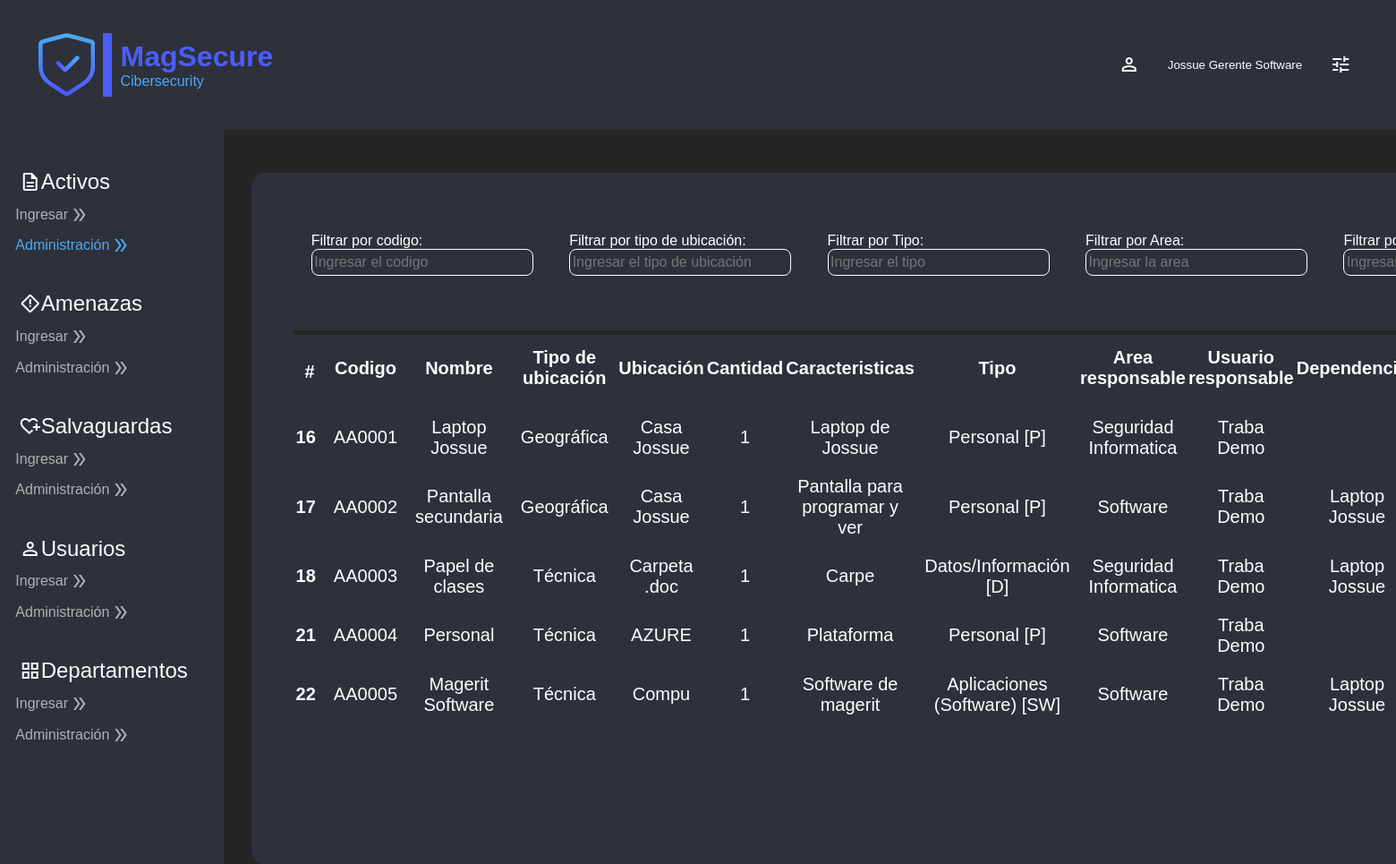
/home/tableAssets/ (signed in), run on an earlier commit of the app's database.
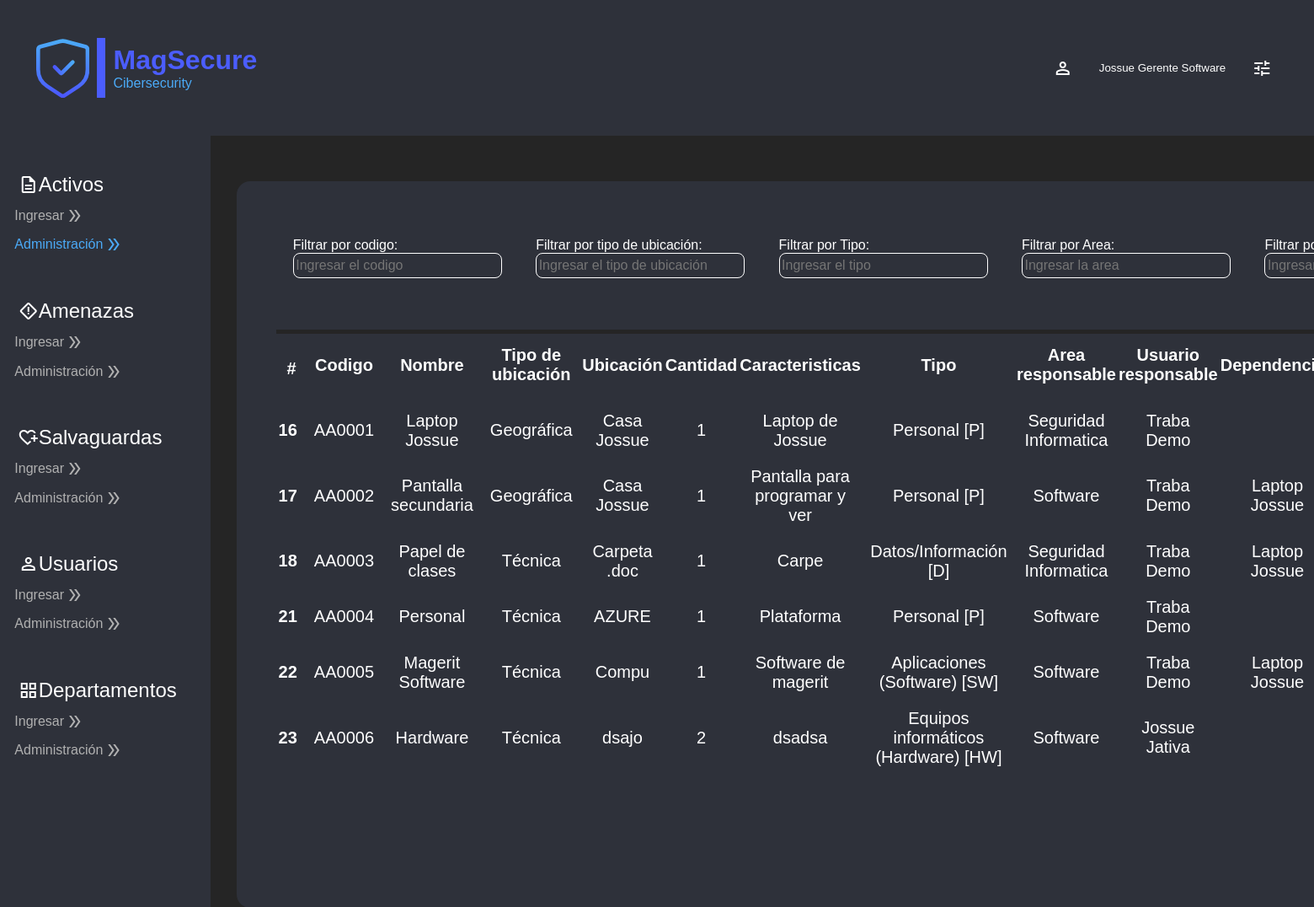
And on a later commit of the database.
### InitialPage/models.py (models this page shows)
class AssetsValue(models.Model):
    cuantityValue = models.IntegerField()
    cualityValue = models.CharField(max_length=15)
    description = models.CharField(max_length=15)
    dimentionValue = models.CharField(max_length=20)
    asset = models.ForeignKey(Assets, on_delete=models.CASCADE, null=True)

class Assets(models.Model):
    code = models.CharField(max_length=5)
    name = models.TextField(max_length=20)
    ubicationType = models.CharField(max_length=20)
    ubication = models.CharField(max_length=20)
    quantity = models.IntegerField()
    characteristic = models.TextField(max_length=50)
    type = models.ForeignKey(TypeAssets, on_delete=models.CASCADE)
    responsableArea = models.ForeignKey(Departments, null=False, on_delete=models.CASCADE)
    responsableUser = models.ForeignKey(User, null=False, on_delete=models.CASCADE)

class TypeAssets(models.Model):
    name = models.CharField(max_length=50, null=False)

class Departments(models.Model):
    name = models.CharField(max_length=50, null=False)
    description = models.TextField(max_length=200, null=False)
    workload = models.ForeignKey(Workload, on_delete=models.CASCADE, null=True)

class AssetsDependence(models.Model):
    percentaje = models.IntegerField()
    asset = models.ForeignKey(Assets, on_delete=models.CASCADE, related_name='assetIndepend')
    responsableUser = models.ForeignKey(User, on_delete=models.CASCADE)
    assetDepend = models.ForeignKey(Assets, on_delete=models.CASCADE, related_name='assetDepend')

### Users/models.py (models this page shows)
class User(AbstractUser):
    celular = models.CharField(max_length=10, null=False)
    department = models.CharField(max_length=20, null=True)
    workload = models.ForeignKey(Workload, on_delete=models.CASCADE, null=True)

### InitialPage/views.py (the view)
# urls.py: path('tableAssets/', views.tableAssets, name='tableAssets'),
def tableAssets(request):
    if request.user.is_authenticated:
        return render(request, "tables/assets.html",{
            "DependentAssets": AssetsDependence.objects.all(),
            "AssetsValues": AssetsValue.objects.all()
        })
    else:
        return HttpResponseRedirect(reverse("user:login_view"))

### InitialPage/templates/tables/assets.html (shortened to what this page needs)
{% extends 'layoutHome.html' %}
{% load static %}
{% block action2 %} style="color:#4BAAF7" {% endblock %}
{% block body %}
<section id="bodyform-tables-assets">
    <div class="box-finding">
        <div class="search-information">
            <label for="inpSearch0">Filtrar por codigo:</label><br>
            <input type="text" id="inpSearch0" name="inpSearch0" placeholder="Ingresar el codigo">
        </div>
        <div class="search-information">
            <label for="inpSearch3">Filtrar por tipo de ubicación:</label><br>
            <input type="text" id="inpSearch3" name="inpSearch3" placeholder="Ingresar el tipo de ubicación">
        </div>
        <div class="search-information">
            <label for="inpSearch7">Filtrar por Tipo:</label><br>
            <input type="text" id="inpSearch7" name="inpSearch7" placeholder="Ingresar el tipo">
        </div>
        <div class="search-information">
            <label for="inpSearch8">Filtrar por Area:</label><br>
            <input type="text" id="inpSearch8" name="inpSearch8" placeholder="Ingresar la area">
        </div>
        <div class="search-information">
            <label for="inpSearch9">Filtrar por Usuario:</label><br>
            <input type="text" id="inpSearch9" name="inpSearch9" placeholder="Ingresar el Usuario">
        </div>
    </div>
    <div class="form-container">
        <table class="table" id="searchtable">
            <thead>
                <tr>
                    <th scope="col">#</th>
                    <th scope="col">Codigo</th>
                    <th scope="col">Nombre</th>
                    <th scope="col">Tipo de ubicación</th>
                    <th scope="col">Ubicación</th>
                    <th scope="col">Cantidad</th>
                    <th scope="col">Caracteristicas</th>
                    <th scope="col">Tipo</th>
                    <th scope="col">Area responsable</th>
                    <th scope="col">Usuario responsable</th>
                    <th scope="col">Dependencias</th>
                </tr>
            </thead>
            <tbody>
                {% for assetValue in AssetsValues %}
                <tr>
                    <th scope="row">{{ assetValue.asset.id }}</th>
                    <td>{{ assetValue.asset.code }}</td>
                    <td>{{ assetValue.asset.name }}</td>
                    <td>{{ assetValue.asset.ubicationType }}</td>
                    <td>{{ assetValue.asset.ubication }}</td>
                    <td>{{ assetValue.asset.quantity }}</td>
                    <td>{{ assetValue.asset.characteristic }}</td>
                    <td>{{ assetValue.asset.type.name }}</td>
                    <td>{{ assetValue.asset.responsableArea.name }}</td>
                    <td>{{ assetValue.asset.responsableUser.first_name }} {{ assetValue.asset.responsableUser.last_name }}</td>
                    <td>
                        {% if DependentAssets %}
                            {% for dependences in DependentAssets %}
                                {% if assetValue.asset.id == dependences.asset.id %}
                                    {{ dependences.assetDepend.name }}
                                {% endif %}
                            {% endfor %}
                        {% else %}
                            No tiene dependencia
                        {% endif %}
                    </td>
                </tr>
                {% endfor %}
            </tbody>
        </table>
    </div>
</section>
{% endblock %}

What changed in the data, as far as the page shows it:
added AssetsValue: asset.id "23", asset.code "AA0006", asset.name "Hardware", asset.ubicationType "Técnica", asset.ubication "dsajo", asset.quantity "2", asset.characteristic "dsadsa", asset.type.name "Equipos informáticos (Hardware) [HW]", asset.responsableArea.name "Software", asset.responsableUser.first_name "Jossue", asset.responsableUser.last_name "Jativa"
